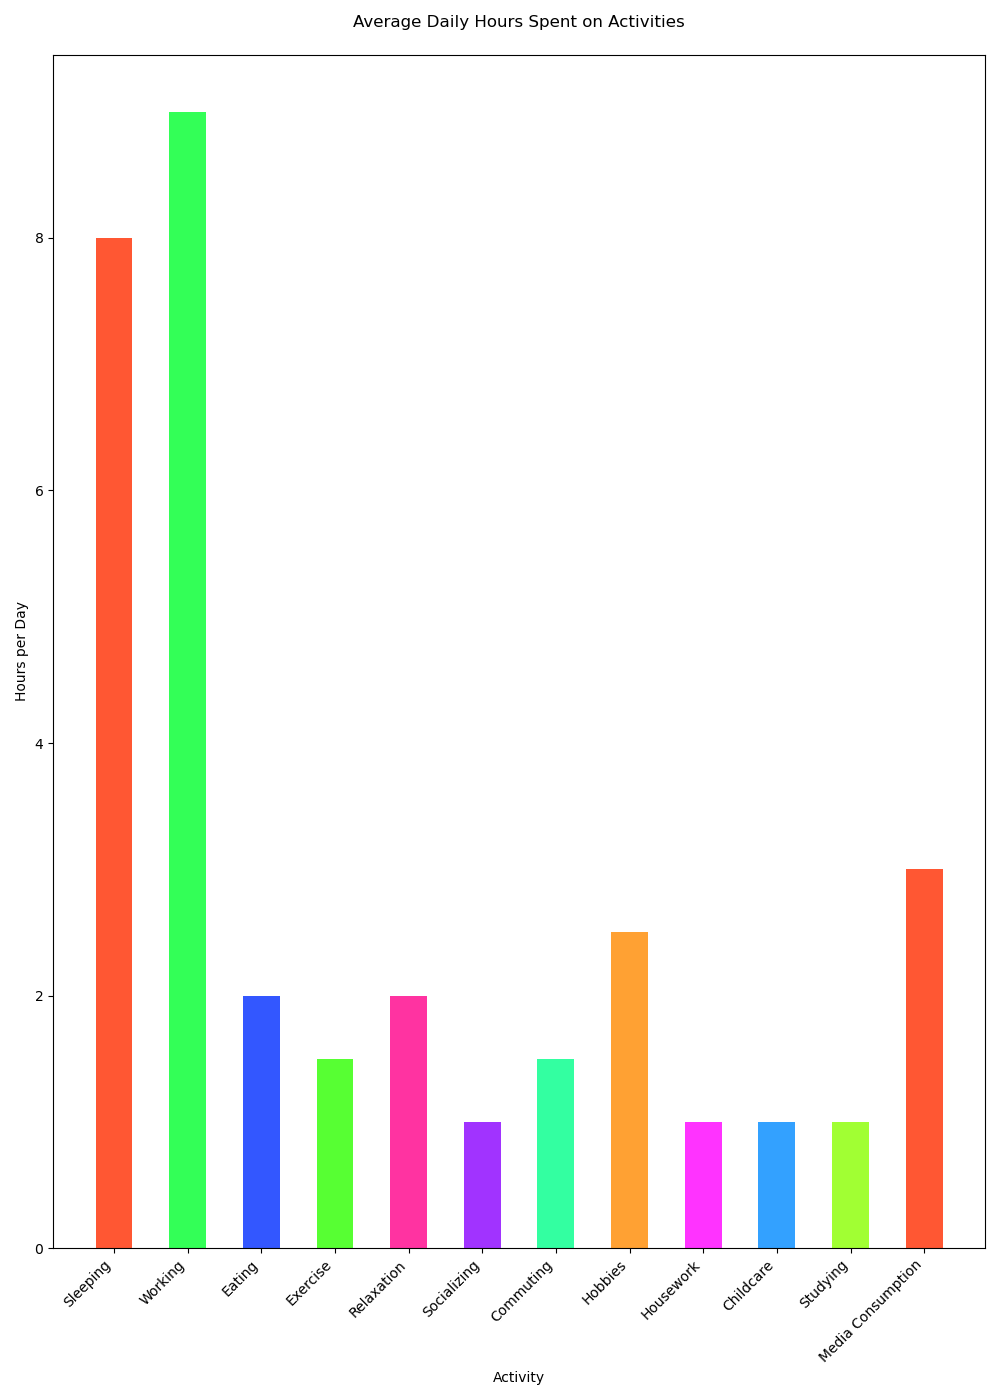

Recreate this plot in Python.

import matplotlib.pyplot as plt

# Data
activities = ['Sleeping', 'Working', 'Eating', 'Exercise', 'Relaxation', 'Socializing', 
              'Commuting', 'Hobbies', 'Housework', 'Childcare', 'Studying', 'Media Consumption']
hours = [8, 9, 2, 1.5, 2, 1, 1.5, 2.5, 1, 1, 1, 3]

# Create vertical bar chart
plt.figure(figsize=(10, 14))  # Width, Height of the chart
plt.bar(activities, hours, color=['#FF5733', '#33FF57', '#3357FF', '#57FF33', '#FF33A1', 
                                   '#A133FF', '#33FFA1', '#FFA133', '#FF33FF', '#33A1FF', 
                                   '#A1FF33', '#FF5733'], width=0.5)  # Width of the bars

# Set the title and labels
plt.title('Average Daily Hours Spent on Activities', pad=20)
plt.xlabel('Activity')
plt.ylabel('Hours per Day')

# Rotate x-axis labels for better readability
plt.xticks(rotation=45, ha='right')

# Show the plot
plt.tight_layout()
plt.show()
